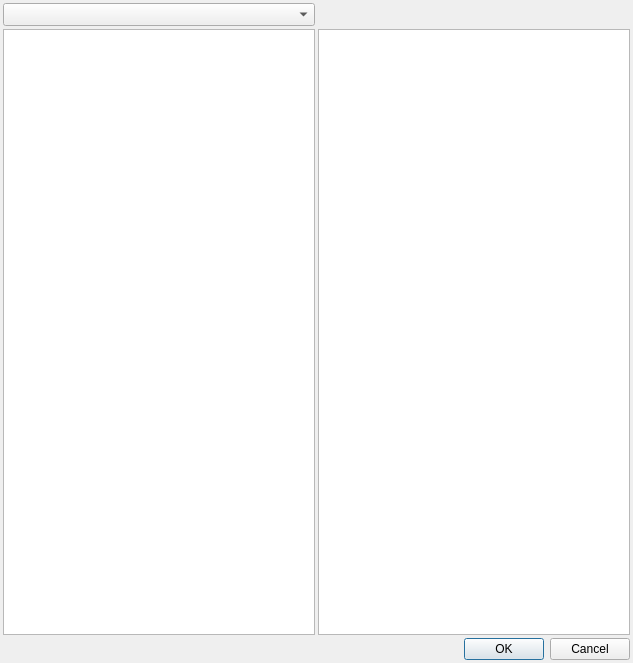
<?xml version="1.0" encoding="UTF-8"?>
<ui version="4.0">
 <class>FunPamDlg</class>
 <widget class="QDialog" name="FunPamDlg">
  <property name="geometry">
   <rect>
    <x>0</x>
    <y>0</y>
    <width>633</width>
    <height>663</height>
   </rect>
  </property>
  <property name="windowTitle">
   <string>Dialog</string>
  </property>
  <layout class="QGridLayout" name="gridLayout">
   <property name="leftMargin">
    <number>3</number>
   </property>
   <property name="topMargin">
    <number>3</number>
   </property>
   <property name="rightMargin">
    <number>3</number>
   </property>
   <property name="bottomMargin">
    <number>3</number>
   </property>
   <property name="spacing">
    <number>3</number>
   </property>
   <item row="0" column="0">
    <widget class="QComboBox" name="comboBox_module">
     <property name="font">
      <font>
       <family>Microsoft YaHei UI</family>
       <pointsize>10</pointsize>
       <weight>50</weight>
       <italic>false</italic>
       <bold>false</bold>
      </font>
     </property>
    </widget>
   </item>
   <item row="1" column="0">
    <widget class="QListWidget" name="listWidget_pams">
     <property name="font">
      <font>
       <family>Microsoft YaHei UI</family>
      </font>
     </property>
     <property name="selectionMode">
      <enum>QAbstractItemView::MultiSelection</enum>
     </property>
    </widget>
   </item>
   <item row="1" column="1">
    <widget class="QListWidget" name="listWidget_pamSelected">
     <property name="font">
      <font>
       <family>Microsoft YaHei UI</family>
      </font>
     </property>
     <property name="selectionMode">
      <enum>QAbstractItemView::MultiSelection</enum>
     </property>
    </widget>
   </item>
   <item row="2" column="0" colspan="2">
    <widget class="QDialogButtonBox" name="buttonBox">
     <property name="font">
      <font>
       <family>Microsoft YaHei UI</family>
      </font>
     </property>
     <property name="orientation">
      <enum>Qt::Horizontal</enum>
     </property>
     <property name="standardButtons">
      <set>QDialogButtonBox::Cancel|QDialogButtonBox::Ok</set>
     </property>
    </widget>
   </item>
  </layout>
 </widget>
 <resources/>
 <connections>
  <connection>
   <sender>buttonBox</sender>
   <signal>accepted()</signal>
   <receiver>FunPamDlg</receiver>
   <slot>accept()</slot>
   <hints>
    <hint type="sourcelabel">
     <x>248</x>
     <y>254</y>
    </hint>
    <hint type="destinationlabel">
     <x>157</x>
     <y>274</y>
    </hint>
   </hints>
  </connection>
  <connection>
   <sender>buttonBox</sender>
   <signal>rejected()</signal>
   <receiver>FunPamDlg</receiver>
   <slot>reject()</slot>
   <hints>
    <hint type="sourcelabel">
     <x>316</x>
     <y>260</y>
    </hint>
    <hint type="destinationlabel">
     <x>286</x>
     <y>274</y>
    </hint>
   </hints>
  </connection>
 </connections>
</ui>
